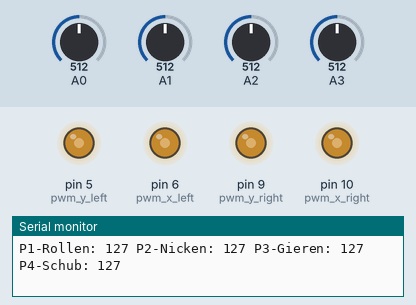
Bench run of a sketch on a simulated Arduino Uno, built with avr-gcc and run on an emulated ATmega328P. Parts: output pins drawn as LEDs (lit = HIGH), the last lines printed to the serial monitor. The test bench sets the inputs (shaded band); at power-on: A0 = 512, A1 = 512, A2 = 512, A3 = 512.

Above: at 1.2 s.
1.3 s: A0 set to 30
At 2.2 s:
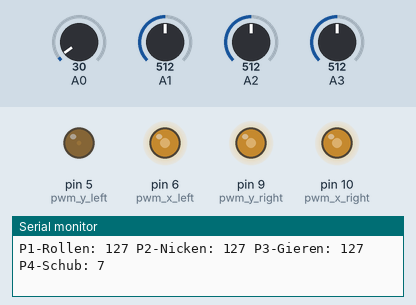
2.8 s: A1 set to 30
At 3.7 s:
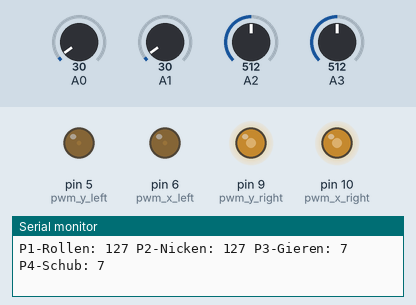
4.3 s: A2 set to 30
At 5.3 s:
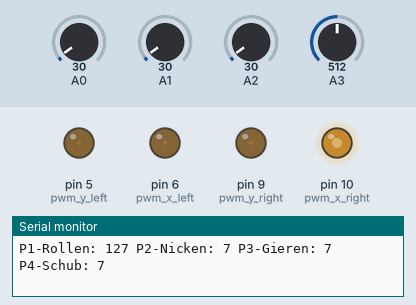
5.8 s: A3 set to 716
At 7.0 s:
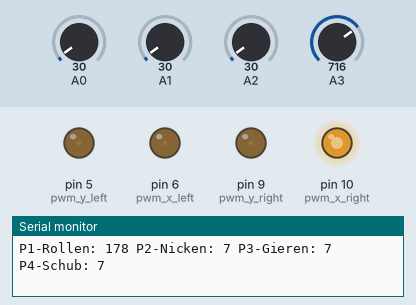
7.3 s: A0 set to 306
At 8.0 s:
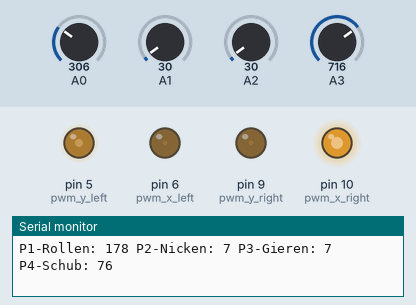
8.8 s: A1 set to 306
At 9.5 s:
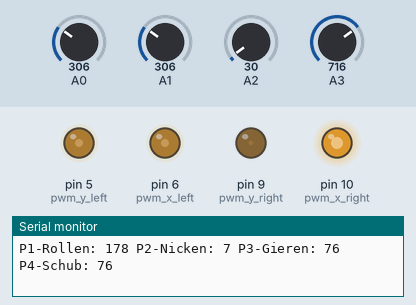
Timing chart, 0 to 11.3 s (numbered marks = the images above; inputs shaded):
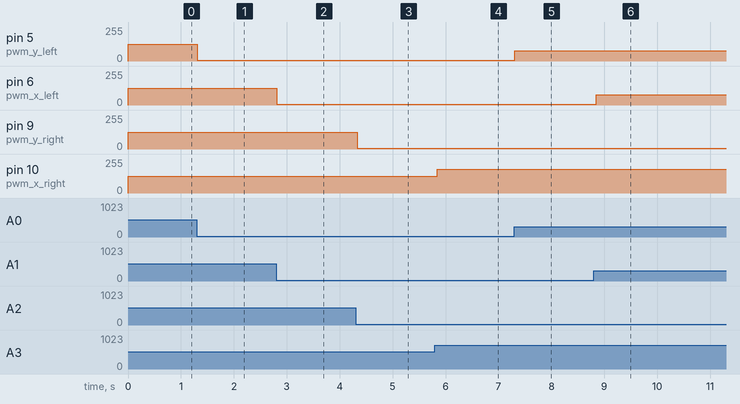

Measured:
- after the input at 1.3 s, pin 5 (pwm_y_left): 127/255 → 7/255 at once
- after the input at 2.8 s, pin 6 (pwm_x_left): 127/255 → 7/255 at once
- after the input at 4.3 s, pin 9 (pwm_y_right): 127/255 → 7/255 at once
- after the input at 5.8 s, pin 10 (pwm_x_right): 127/255 → 178/255 after 0.05 s
- after the input at 7.3 s, pin 5 (pwm_y_left): 7/255 → 76/255 at once
- after the input at 8.8 s, pin 6 (pwm_x_left): 7/255 → 76/255 after 0.05 s

The sketch:

JoystickProxyTest.ino
```cpp
int pwm_y_left = 5; // y-Achse des linken Joysticks, P4 - Grün
int pwm_x_left = 6;  // x-Achse des linken Joysticks, P3 - Rot
int pwm_y_right = 9; // y-Achse des rechten Joysticks, P2 - Schwarz
int pwm_x_right = 10; // x-Achse des rechten Joysticks, P1 - Weiß

void writeToDrone(int *pwmValues) {
  analogWrite(pwm_y_left, pwmValues[0]); //P4 - Schub
  analogWrite(pwm_x_left, pwmValues[1]); // P3 - Gieren
  analogWrite(pwm_y_right, pwmValues[2]); // P2 - Nicken
  analogWrite(pwm_x_right, pwmValues[3]);  // P1 - Rollen
}

void writeToDroneTest() {
  analogWrite(pwm_y_left, 255); //P4 - Schub
  analogWrite(pwm_x_left, 255); // P3 - Gieren
  analogWrite(pwm_y_right, 255); // P2 - Nicken
  analogWrite(pwm_x_right, 255);  // P1 - Rollen
}

void writeToConsole(int *pwmValues) {
  Serial.println(String("P1-Rollen: ") + pwmValues[3] + String(" P2-Nicken: ") + pwmValues[2] + String(" P3-Gieren: ") + pwmValues[1] + String(" P4-Schub: ") + pwmValues[0] );
}


void setup() {
  pinMode(pwm_y_left, OUTPUT); // P4 - Schub
  pinMode(pwm_x_left, OUTPUT); // P3 - Gieren

  pinMode(pwm_y_right, OUTPUT); // P2 - Nicken
  pinMode(pwm_x_right, OUTPUT); // P1 - Rollen

  Serial.begin(9600);
  while (!Serial) {
    ; // wait for serial port to connect. Needed for native USB port only
  }
}

int pwmValues[4];

void loop() {
  int P4 = analogRead(0); //P4 - Schub
  int P3 = analogRead(1); //P3 - Gieren

  int P2 = analogRead(2); //P2 - Nicken
  int P1 = analogRead(3); //P1 - Rollen

  //linker Joystick
  pwmValues[0] = map(P4, 0, 1024, 0, 255);
  pwmValues[1] = map(P3, 0, 1024, 0, 255);

  //rechter Joystick
  pwmValues[2] = map(P2, 0, 1024, 0, 255);
  pwmValues[3] = map(P1, 0, 1024, 0, 255);

  writeToDrone(pwmValues);
  writeToConsole(pwmValues);
  //writeToDroneTest();
}
```
